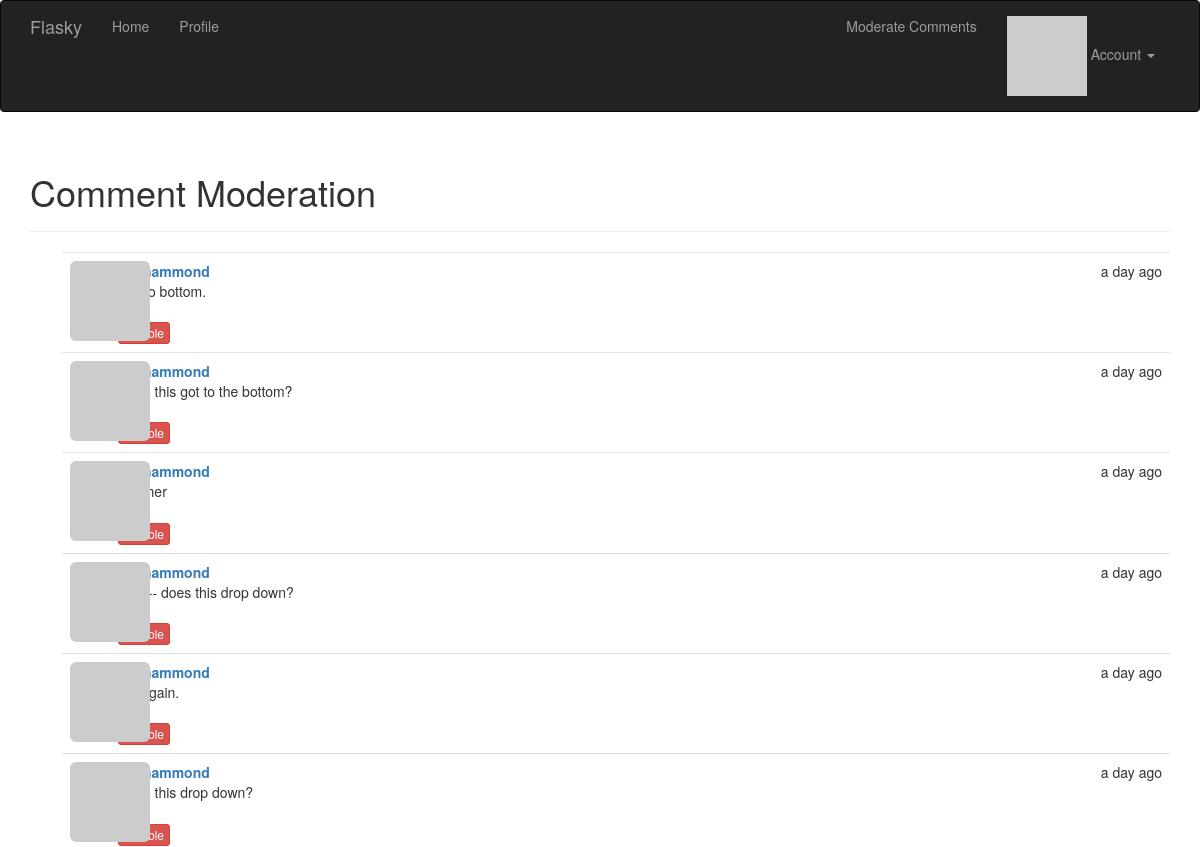
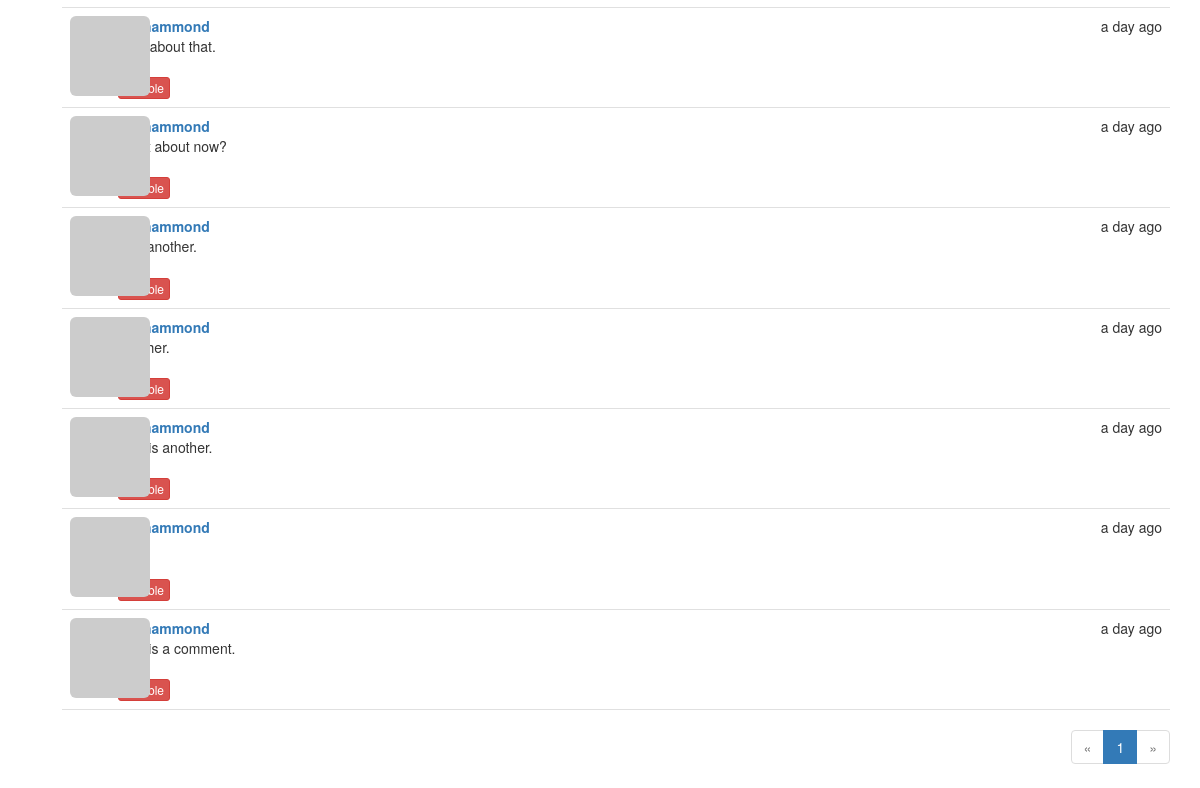
The app's page /moderate (signed in), older data (2 pictures, top to bottom).
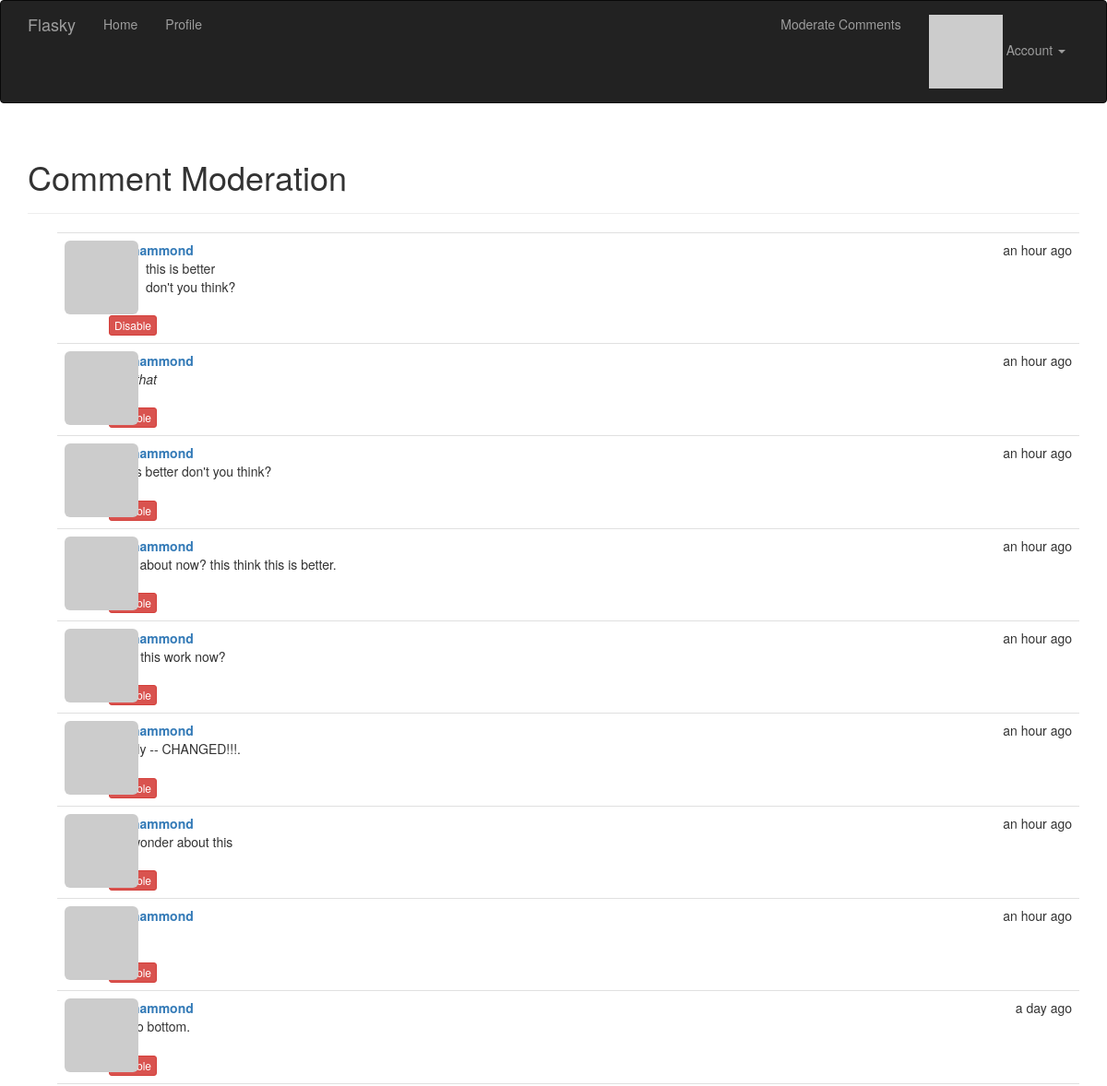
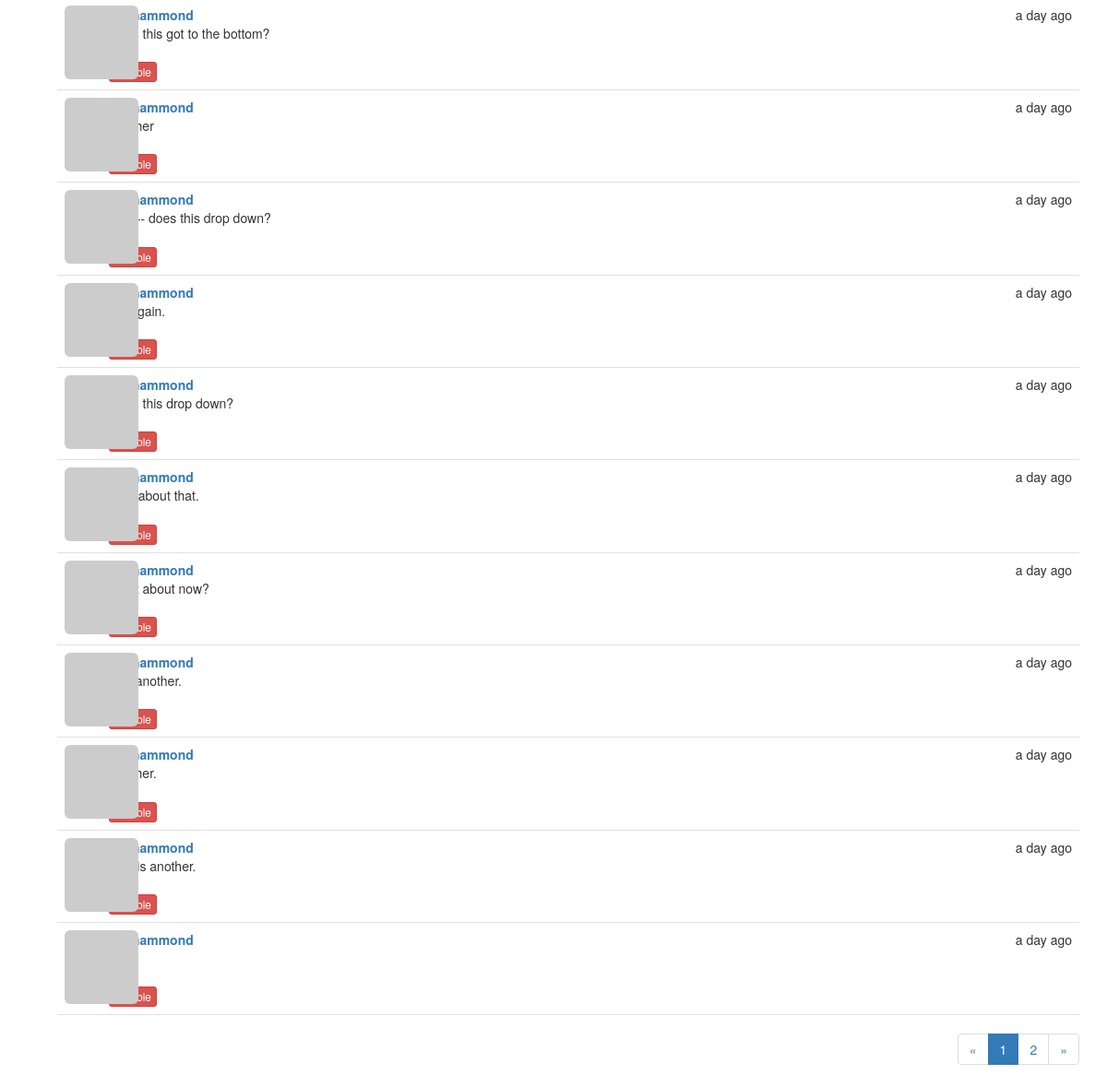
The same page, newer data (2 pictures, top to bottom).
### app/models.py (models this page shows, shortened)
class Comment(db.Model):
    __tablename__ = 'comments'
    id = db.Column(db.Integer, primary_key=True)
    body = db.Column(db.Text)
    body_html = db.Column(db.Text)
    timestamp = db.Column(db.DateTime, index=True, default=datetime.utcnow)
    disabled = db.Column(db.Boolean)
    author_id = db.Column(db.Integer, db.ForeignKey('users.id'))
    post_id = db.Column(db.Integer, db.ForeignKey('posts.id'))

class User(UserMixin, db.Model):
    __tablename__ = 'users'
    id = db.Column(db.Integer, primary_key=True)
    email = db.Column(db.String(64), unique=True, index=True)
    username = db.Column(db.String(64), unique=True, index=True)
    role_id = db.Column(db.Integer, db.ForeignKey('roles.id'))
    password_hash = db.Column(db.String(128))
    confirmed = db.Column(db.Boolean, default=False)
    name = db.Column(db.String(64))
    location = db.Column(db.String(64))
    about_me = db.Column(db.Text())
    member_since = db.Column(db.DateTime(), default=datetime.utcnow)
    last_seen = db.Column(db.DateTime(), default=datetime.utcnow)
    avatar_hash = db.Column(db.String(32))
    posts = db.relationship('Post', backref='author', lazy='dynamic')
    followed = db.relationship('Follow',
                               foreign_keys=[Follow.follower_id],
                               backref=db.backref('follower', lazy='joined'),
                               lazy='dynamic',
                               cascade='all, delete-orphan')
    followers = db.relationship('Follow',
                                foreign_keys=[Follow.followed_id],
                                backref=db.backref('followed', lazy='joined'),
                                lazy='dynamic',
                                cascade='all, delete-orphan')
    comments = db.relationship('Comment', backref='author', lazy='dynamic')
    @property
    def password(self):
        raise AttributeError('password is not a readable attribute')
    def gravatar_hash(self):
        return hashlib.md5(self.email.lower().encode('utf-8')).hexdigest()
    def gravatar(self, size=100, default='identicon', rating='g'):
        if request.is_secure:
            url = 'https://secure.gravatar.com/avatar'
        else:
            url = 'http://secure.gravatar.com/avatar'
        hash= self.avatar_hash or self.gravatar_hash()
        return '{url}/{hash}?s={size}&d={default}&r={rating}'.format(
                url=url, hash=hash, size=size, default=default, rating=rating)
    def can(self, perm):
        return self.role is not None and self.role.has_permission(perm)
    def ping(self):
        self.last_seen = datetime.utcnow()
        db.session.add(self)
        db.session.commit()

### app/main/views.py (the view)
@main.route('/moderate')
@login_required
@permission_required(Permission.MODERATE)
def moderate():
    page = request.args.get('page', 1, type=int)
    pagination = Comment.query.order_by(Comment.timestamp.desc()).paginate(
            page, per_page=current_app.config['FLASKY_COMMENTS_PER_PAGE'],
            error_out=False)
    comments = pagination.items
    return render_template('moderate.html', comments=comments,
                           pagination=pagination, page=page)

### app/auth/views.py (called while the page is built)
@auth.before_app_request
def before_request():
    if current_user.is_authenticated:
        current_user.ping()
        if not current_user.confirmed \
                and request.endpoint \
                and request.blueprint != 'auth' \
                and request.endpoint != 'static':
            return redirect(url_for('auth.unconfirmed'))

### app/main/__init__.py (called while the page is built)
@main.app_context_processor
def inject_permissions():
    return dict(Permission=Permission)

### app/models.py (called while the page is built)
@login_manager.user_loader
def load_user(user_id):
    return User.query.get(int(user_id))

    def has_permission(self, perm):
        return self.permissions & perm == perm

### app/templates/moderate.html (shortened to what this page needs)
{% extends "base.html" %}
{% import "_macros.html" as macros %}
{% block page_content %}
    <div class="page-header">
        <h1>Comment Moderation</h1>
    </div>
    {% set moderate = True %}
    {% include '_comments.html' %}
    {% if pagination %}
        <div class="pagination">
        {{ macros.pagination_widget(pagination, '.moderate') }}
        </div>
    {% endif %}
{% endblock %}

### app/templates/_comments.html (shortened to what this page needs)
<ul class="comments">
    {% for comment in comments %}
    <li class="comment">
        <div class="comment-thumbnail">
            <a href="{{ url_for('.user', username=comment.author.username) }}">
                <img class="img-rounded profile-thumbnail" src="{{ comment.author.gravatar(size=40) }}">
            </a>
        </div>
        <div class="comment-content">
            <div class="comment-date">{{ moment(comment.timestamp).fromNow() }}</div>
            <div class="comment-author"><a href="{{ url_for('.user', username=comment.author.username) }}">{{ comment.author.username }}</a></div>
            <div class="comment-body">
                {% if moderate or not comment.disabled %}
                    {% if comment.body_html %}
                        {{ comment.body_html | safe }}
                    {% else %}
                        {{ comment.body }}
                    {% endif %}
                {% endif %}
            </div>
            {% if moderate %}
                <br>
                {% if comment.disabled %}
                    <a class="btn btn-default btn-xs" href="{{ url_for('.moderate_enable', id=comment.id, page=page) }}">Enable</a>
                {% else %}
                    <a class="btn btn-danger btn-xs" href="{{ url_for('.moderate_disable', id=comment.id, page=page) }}">Disable</a>
                {% endif %}
            {% endif %}
        </div>
    </li>
    {% endfor %}
</ul>

Row changes from the older to the newer data that the page shows:
no longer on this page (row unchanged): Comment: timestamp "a day ago", author.username "benhammond", body_html "This is a comment."
added Comment: timestamp "an hour ago", author.username "benhammond", body_html "this is better don't you think?"
added Comment: timestamp "an hour ago", author.username "benhammond", body_html "that"
added Comment: timestamp "an hour ago", author.username "benhammond", body_html "this is better don't you think?"
added Comment: timestamp "an hour ago", author.username "benhammond", body_html "what about now? this think this is better."
added Comment: timestamp "an hour ago", author.username "benhammond", body_html "does this work now?"
added Comment: timestamp "an hour ago", author.username "benhammond", body_html "Finally -- CHANGED!!!."
added Comment: timestamp "an hour ago", author.username "benhammond", body_html "still wonder about this"
added Comment: timestamp "an hour ago", author.username "benhammond"
Text that changed along with them:
new list line: "2"
